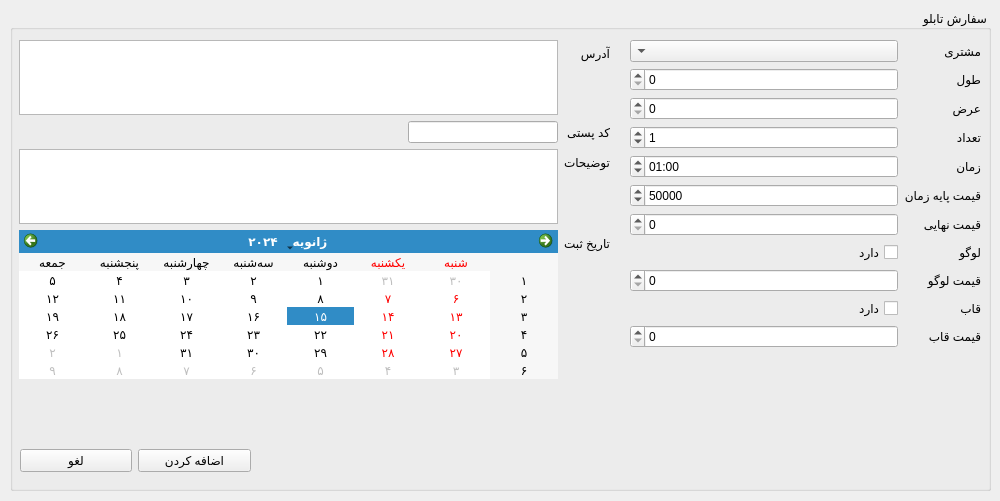
<?xml version="1.0" encoding="UTF-8"?>
<ui version="4.0">
 <class>Form</class>
 <widget class="QWidget" name="Form">
  <property name="geometry">
   <rect>
    <x>0</x>
    <y>0</y>
    <width>1000</width>
    <height>501</height>
   </rect>
  </property>
  <property name="windowTitle">
   <string>Form</string>
  </property>
  <property name="layoutDirection">
   <enum>Qt::RightToLeft</enum>
  </property>
  <widget class="QGroupBox" name="groupBox">
   <property name="geometry">
    <rect>
     <x>10</x>
     <y>10</y>
     <width>981</width>
     <height>481</height>
    </rect>
   </property>
   <property name="title">
    <string>سفارش تابلو</string>
   </property>
   <widget class="QWidget" name="formLayoutWidget">
    <property name="geometry">
     <rect>
      <x>620</x>
      <y>30</y>
      <width>351</width>
      <height>441</height>
     </rect>
    </property>
    <layout class="QFormLayout" name="formLayout">
     <property name="horizontalSpacing">
      <number>6</number>
     </property>
     <property name="verticalSpacing">
      <number>6</number>
     </property>
     <item row="0" column="0">
      <widget class="QLabel" name="label">
       <property name="text">
        <string>مشتری</string>
       </property>
      </widget>
     </item>
     <item row="0" column="1">
      <widget class="QComboBox" name="person_input"/>
     </item>
     <item row="1" column="0">
      <widget class="QLabel" name="label_2">
       <property name="text">
        <string>طول</string>
       </property>
      </widget>
     </item>
     <item row="1" column="1">
      <widget class="QSpinBox" name="width_size_input"/>
     </item>
     <item row="2" column="0">
      <widget class="QLabel" name="label_10">
       <property name="text">
        <string>عرض</string>
       </property>
      </widget>
     </item>
     <item row="2" column="1">
      <widget class="QSpinBox" name="height_size_input"/>
     </item>
     <item row="3" column="0">
      <widget class="QLabel" name="label_4">
       <property name="text">
        <string>تعداد</string>
       </property>
      </widget>
     </item>
     <item row="3" column="1">
      <widget class="QSpinBox" name="count_input">
       <property name="value">
        <number>1</number>
       </property>
      </widget>
     </item>
     <item row="4" column="0">
      <widget class="QLabel" name="label_12">
       <property name="text">
        <string>زمان</string>
       </property>
      </widget>
     </item>
     <item row="4" column="1">
      <widget class="QTimeEdit" name="time_input">
       <property name="readOnly">
        <bool>false</bool>
       </property>
       <property name="displayFormat">
        <string>mm:hh</string>
       </property>
       <property name="time">
        <time>
         <hour>1</hour>
         <minute>0</minute>
         <second>0</second>
        </time>
       </property>
      </widget>
     </item>
     <item row="5" column="0">
      <widget class="QLabel" name="label_14">
       <property name="text">
        <string>قیمت پایه زمان</string>
       </property>
      </widget>
     </item>
     <item row="5" column="1">
      <widget class="QSpinBox" name="base_time_price_input">
       <property name="maximum">
        <number>9999999</number>
       </property>
       <property name="value">
        <number>50000</number>
       </property>
      </widget>
     </item>
     <item row="6" column="0">
      <widget class="QLabel" name="label_5">
       <property name="text">
        <string>قیمت نهایی</string>
       </property>
      </widget>
     </item>
     <item row="6" column="1">
      <widget class="QSpinBox" name="final_price_input">
       <property name="maximum">
        <number>9999999</number>
       </property>
      </widget>
     </item>
     <item row="7" column="0">
      <widget class="QLabel" name="label_3">
       <property name="text">
        <string>لوگو</string>
       </property>
      </widget>
     </item>
     <item row="7" column="1">
      <widget class="QCheckBox" name="has_logo_input">
       <property name="text">
        <string>دارد</string>
       </property>
      </widget>
     </item>
     <item row="8" column="0">
      <widget class="QLabel" name="label_15">
       <property name="text">
        <string>قیمت لوگو</string>
       </property>
      </widget>
     </item>
     <item row="8" column="1">
      <widget class="QSpinBox" name="logo_price_input">
       <property name="maximum">
        <number>9999999</number>
       </property>
      </widget>
     </item>
     <item row="9" column="0">
      <widget class="QLabel" name="label_11">
       <property name="text">
        <string>قاب</string>
       </property>
      </widget>
     </item>
     <item row="9" column="1">
      <widget class="QCheckBox" name="has_panel_input">
       <property name="text">
        <string>دارد</string>
       </property>
      </widget>
     </item>
     <item row="10" column="0">
      <widget class="QLabel" name="label_16">
       <property name="text">
        <string>قیمت قاب</string>
       </property>
      </widget>
     </item>
     <item row="10" column="1">
      <widget class="QSpinBox" name="panel_price_input">
       <property name="maximum">
        <number>999999</number>
       </property>
      </widget>
     </item>
    </layout>
   </widget>
   <widget class="QWidget" name="horizontalLayoutWidget">
    <property name="geometry">
     <rect>
      <x>10</x>
      <y>430</y>
      <width>231</width>
      <height>41</height>
     </rect>
    </property>
    <layout class="QHBoxLayout" name="horizontalLayout">
     <item>
      <widget class="QPushButton" name="add_btn">
       <property name="text">
        <string>اضافه کردن</string>
       </property>
      </widget>
     </item>
     <item>
      <widget class="QPushButton" name="cancel_btn">
       <property name="text">
        <string>لغو</string>
       </property>
      </widget>
     </item>
    </layout>
   </widget>
   <widget class="QWidget" name="formLayoutWidget_2">
    <property name="geometry">
     <rect>
      <x>9</x>
      <y>30</y>
      <width>591</width>
      <height>339</height>
     </rect>
    </property>
    <layout class="QFormLayout" name="formLayout_2">
     <item row="0" column="0">
      <widget class="QLabel" name="label_8">
       <property name="text">
        <string>آدرس</string>
       </property>
      </widget>
     </item>
     <item row="0" column="1">
      <widget class="QTextEdit" name="adderess_input"/>
     </item>
     <item row="1" column="0">
      <widget class="QLabel" name="label_9">
       <property name="text">
        <string>کد پستی</string>
       </property>
      </widget>
     </item>
     <item row="1" column="1">
      <widget class="QLineEdit" name="zip_code_input">
       <property name="maximumSize">
        <size>
         <width>150</width>
         <height>16777215</height>
        </size>
       </property>
       <property name="maxLength">
        <number>10</number>
       </property>
      </widget>
     </item>
     <item row="3" column="0">
      <widget class="QLabel" name="label_7">
       <property name="text">
        <string>تاریخ ثبت</string>
       </property>
      </widget>
     </item>
     <item row="3" column="1">
      <widget class="QCalendarWidget" name="created_date_input">
       <property name="locale">
        <locale language="Persian" country="Iran"/>
       </property>
      </widget>
     </item>
     <item row="2" column="0">
      <widget class="QLabel" name="label_13">
       <property name="text">
        <string>توضیحات</string>
       </property>
      </widget>
     </item>
     <item row="2" column="1">
      <widget class="QTextEdit" name="description_input"/>
     </item>
    </layout>
   </widget>
  </widget>
 </widget>
 <resources/>
 <connections/>
</ui>
